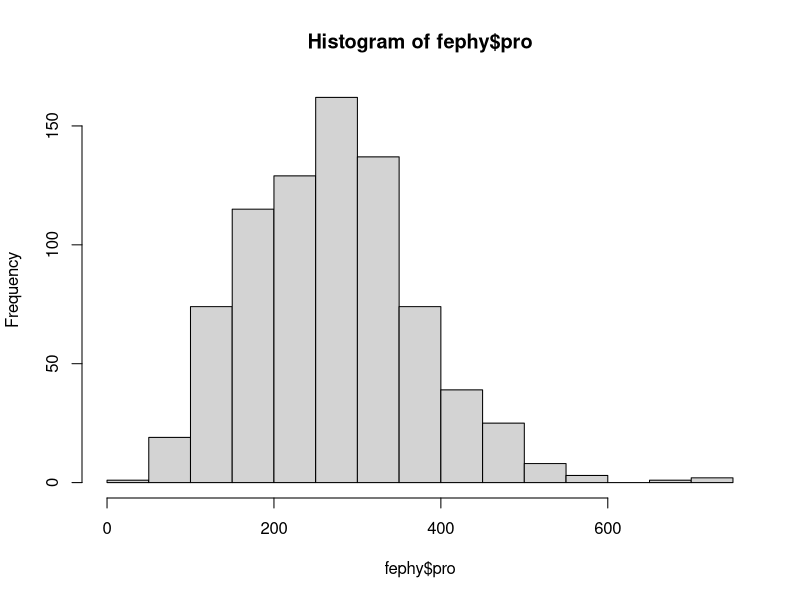
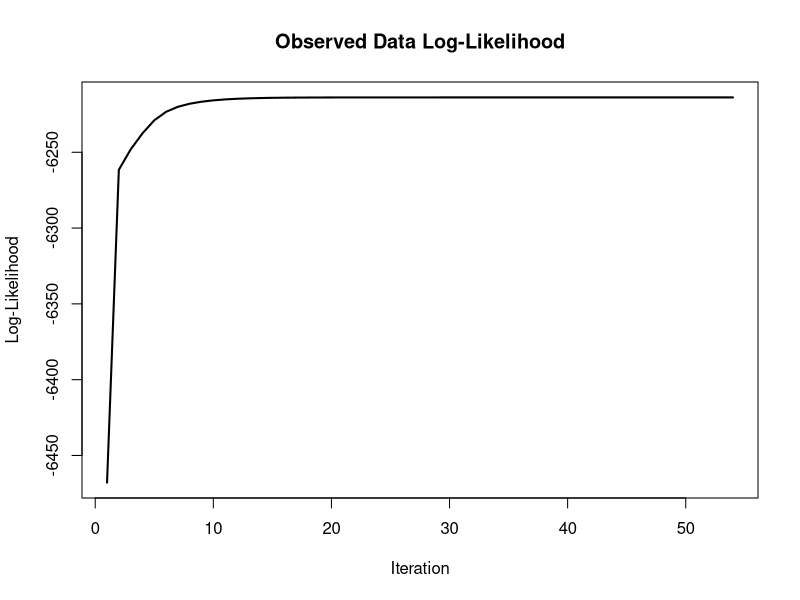
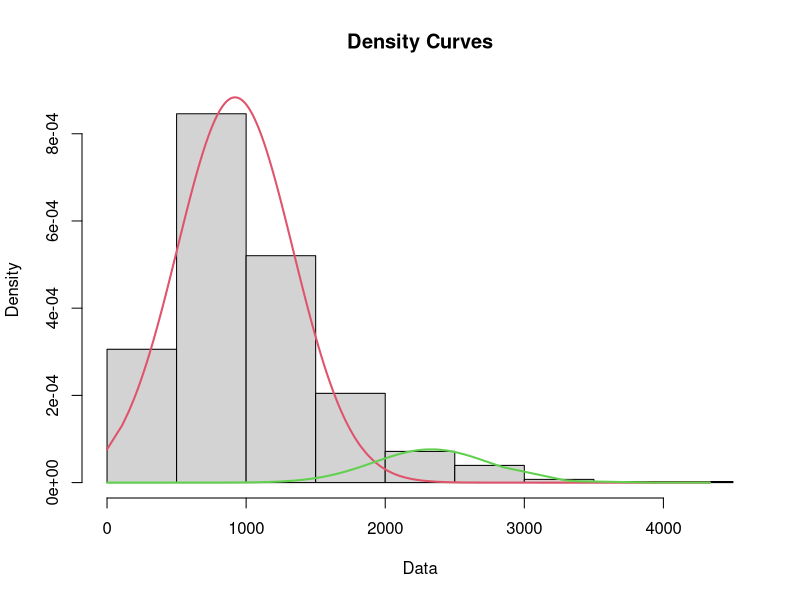
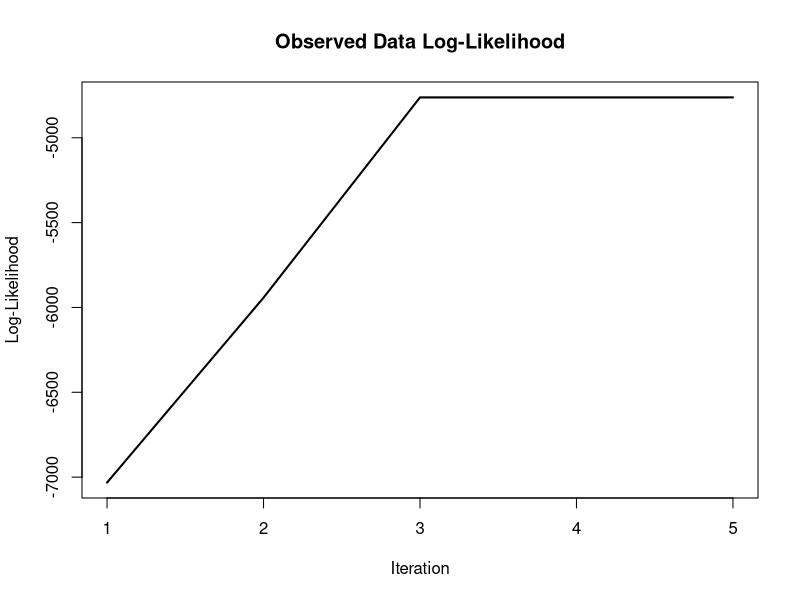
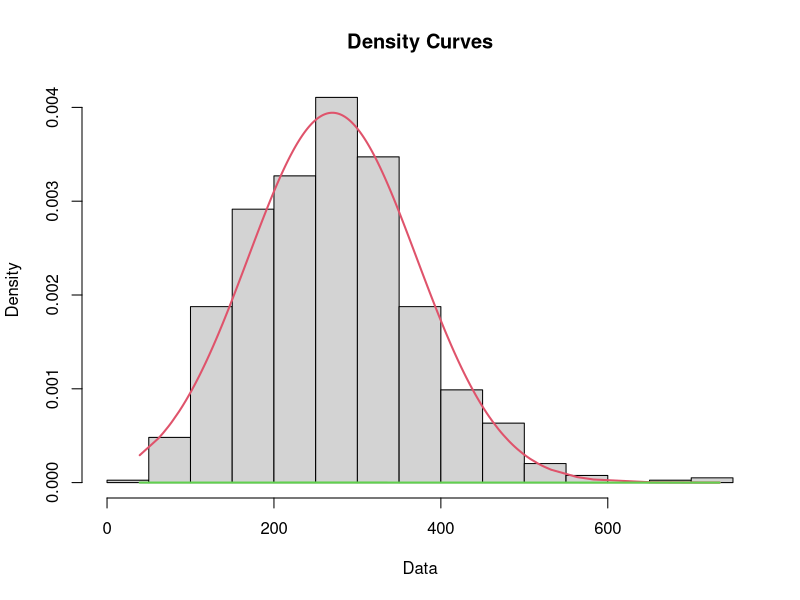
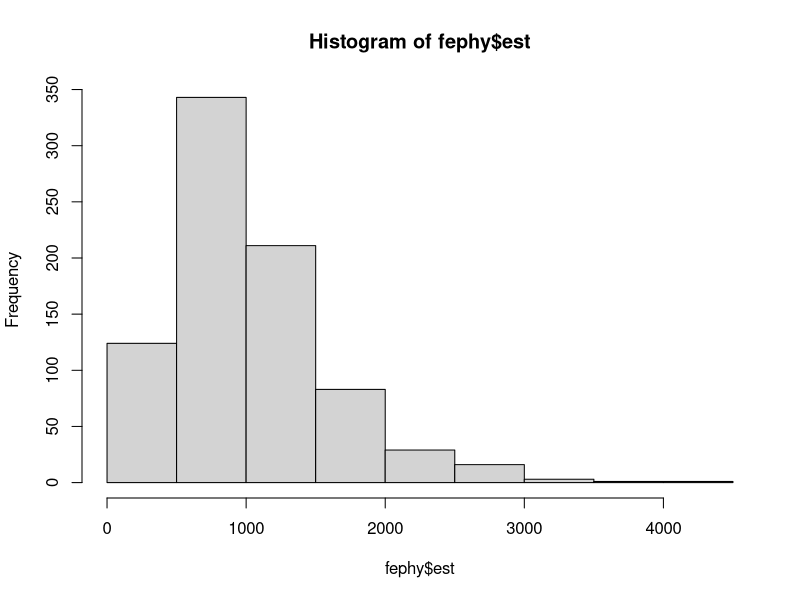

Reproduce these figures in R, in order. (Note: this script raises an error after producing the figures.)

setwd("C:/Users/stuwe/OneDrive - University of Arizona/mgrsdatafor r/mydatamgrs")
fephy<-read.csv("femphys_for_R.csv")
library(ggplot2)
summary(fephy)
head(fephy)
fephy$est=as.numeric(as.character(fephy$est))
fephy$pro=as.numeric(as.character(fephy$pro))
fephy$date=as.Date(fephy$date, format= "%d/%m/%y")
fephy$INDIV=as.factor((fephy$INDIV))
help(as.Date)
hist(fephy$pro)
str(fephy)

library(mixtools)
#wait1 <- normalmixEM(waiting, lambda = .5, mu = c(55, 80), sigma = 5)

est1<-normalmixEM(fephy$est[!is.na(fephy$est)],lambda=0.5,mu=c(1000,2000),sigma=500)
summary(est1)
plot(est1,density=T)



#draw = TRUE, ...)
#ellipse(mu, sigma, alpha = .05, npoints = 250, newplot = FALSE,
        

prog1<-normalmixEM(fephy$pro[!is.na(fephy$pro)],lambda=0.5,mu=c(1000,2500),sigma=500)
summary(prog1)
plot(prog1,density=T)



esthist<-hist(fephy$est)




summary(lm(fephy$pro~fephy$est))

## fit yesterdays progesterone todays estradiol
summary(lm(fephy$pro[-1]~fephy$pro[-length(fephy$est)]))

## fit todays progesterone on yesterdays estradiol
summary(lm(agrphy$pro[-length(agrphy$pro)]~agrphy$Est[-1]))

plot(agrphy$pro~agrphy$Est)
abline(lm(agrphy$pro~agrphy$Est))

## agression
agrphy$lmagg<-as.numeric(as.character(agrphy$lmagg))
agrphy$Est<-as.numeric(as.character(agrphy$Est))
agrphy$in.tun<-as.numeric(as.character(agrphy$in.tun))
agrphy$Est<-agrphy$Est/1000
agrphy<-Est[order(Est$Est),]

agr2<-with(Baest[Baest$in.tun!=0,],glm(lmagg~Baest+I(Baest^2),family="poisson",na.action="na.exclude"))
summary(agr2)


predictagr<-predict(agr2,se.fit=T)


with(phybe[phybe$in.tun!=0,],plot(exp(predictagr$fit)~Est,ylim=c(0,4),type="l",lty=2))
with(phybe[phybe$in.tun!=0,],lines(Est,exp(predictagr$fit-1.96*predictagr$se.fit)))
with(phybe[phybe$in.tun!=0,],lines(Est,exp(predictagr$fit+1.96*predictagr$se.fit)))
with(phybe[phybe$in.tun!=0,],points(Est,lmagg))


dev.off()
jpeg("fig1.jpg",width=12.5, height=6.5, units="in",res=600)
line.plot<- ggplot(data=agrphy, aes(x=date, y=Est, col=ID))
  
line.plot+
  geom_line()
dev.off()
